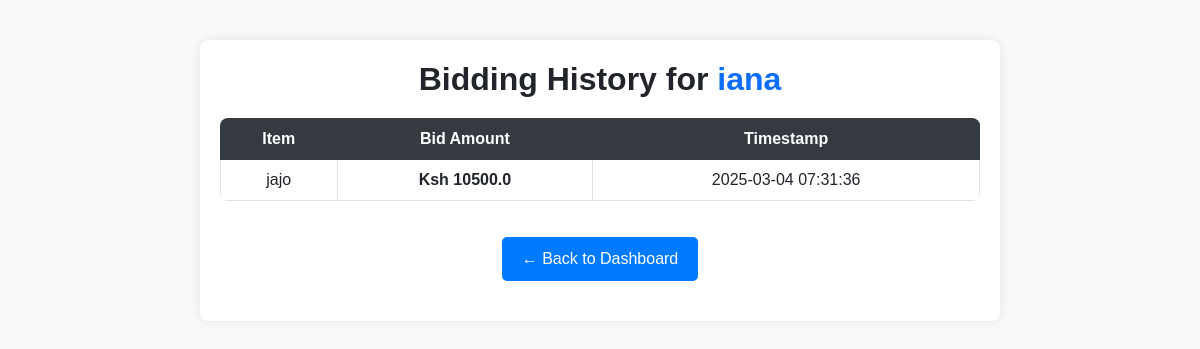
Page /admin/bids/user/2 on the earlier database version.
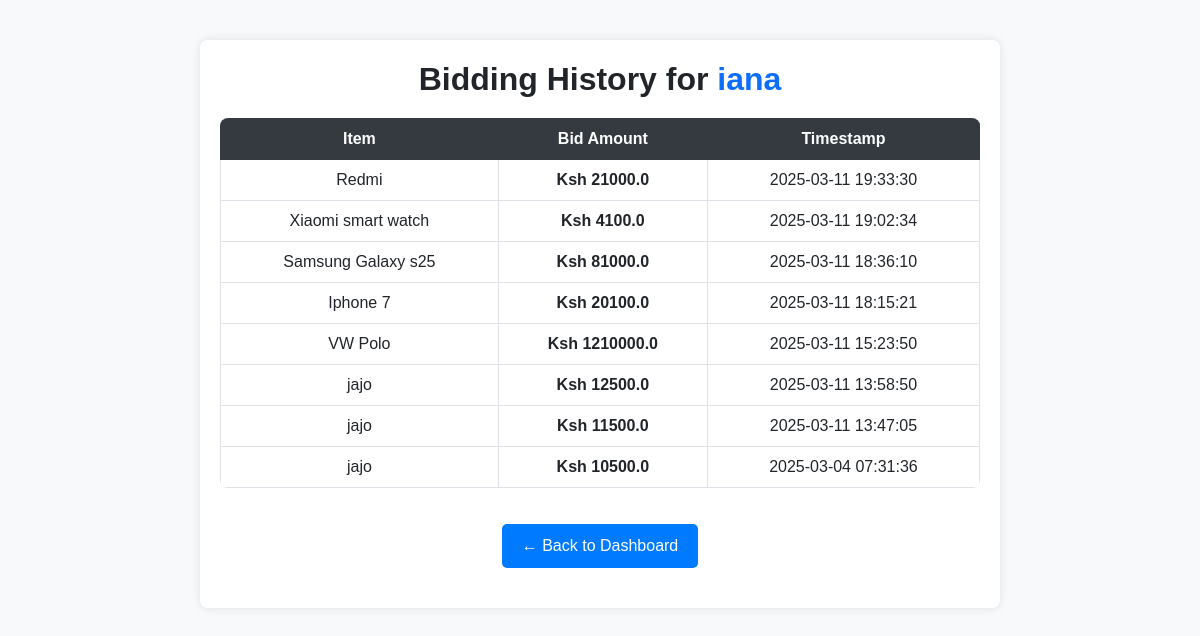
Same page on the later database version.
### models.py (models this page shows)
class Bid(db.Model):
    id = db.Column(db.Integer, primary_key=True)
    user_id = db.Column(db.Integer, db.ForeignKey('user.id'), nullable=False)
    auction_id = db.Column(db.Integer, db.ForeignKey('auction_item.id'), nullable=False)
    bid_amount = db.Column(db.Float, nullable=False)
    timestamp = db.Column(db.DateTime, default=datetime.now)
    user = db.relationship('User', backref='bids')

class AuctionItem(db.Model):
    id = db.Column(db.Integer, primary_key=True)
    title = db.Column(db.String(100), nullable=False)
    description = db.Column(db.Text, nullable=False)
    starting_price = db.Column(db.Float, nullable=False)
    image = db.Column(db.String(100), nullable=True)
    end_time = db.Column(db.DateTime(timezone=True), nullable=False, default=lambda: datetime.now(timezone.utc))
    bids = db.relationship('Bid', backref='auction_item', lazy=True)
    category = db.Column(db.String(50), nullable=False)  # New field for category
    additional_images = db.relationship('AdditionalImage', back_populates='auction_item', cascade="all, delete-orphan")
    serial_number = db.Column(db.String(50), nullable=True)
    model = db.Column(db.String(50), nullable=True)
    year_of_manufacture = db.Column(db.String(4), nullable=True)
    color = db.Column(db.String(30), nullable=True)
    primary_damage = db.Column(db.String(50), nullable=True)
    secondary_damage = db.Column(db.String(50), nullable=True)
    VIN = db.Column(db.String(17), nullable=True)
    odometer = db.Column(db.Integer, nullable=True)
    working = db.Column(db.String(10), nullable=True)  # Yes/No/Not Applicable
    sale_status = db.Column(db.String(20), default='Open')  # Open, Closed, or Sold

### app.py (the view)
@app.route('/admin/bids/user/<int:user_id>')
def view_user_bidding_history(user_id):
    if not user_id:
        return "User ID is required", 400  # Handle cases where no user is selected
    """View a specific user's bidding history."""
    user = User.query.get(user_id)  # Fetch user details
    if not user:
        flash("User not found", "danger")
        return redirect(url_for('admin_dashboard'))
    user_bids = Bid.query.filter_by(user_id=user_id).order_by(Bid.timestamp.desc()).all()
    return render_template('view_user_bidding_history.html', bids=user_bids, user=user, user_id=user_id)

### app.py (called while the page is built)
@app.context_processor
def inject_user_model():
    from models import User  # Import your User model here
    return dict(User=User)

### templates/view_user_bidding_history.html (shortened to what this page needs)
<!DOCTYPE html>
<html lang="en">
<head>
    <link href="https://cdn.jsdelivr.net/npm/bootstrap@5.3.0/dist/css/bootstrap.min.css" rel="stylesheet">
</head>
<body>
<div class="container">
    <h2>Bidding History for <span class="text-primary">{{ user.username }}</span></h2>
    <div class="table-responsive">
        <table class="table table-bordered table-hover">
            <thead class="table-dark">
                <tr>
                    <th>Item</th>
                    <th>Bid Amount</th>
                    <th>Timestamp</th>
                </tr>
            </thead>
            <tbody>
                {% for bid in bids %}
                <tr>
                    <td>{{ bid.auction_item.title }}</td>
                    <td class="bid-amount">Ksh {{ bid.bid_amount|round(2) }}</td>
                    <td>{{ bid.timestamp.strftime('%Y-%m-%d %H:%M:%S') }}</td>
                </tr>
                {% endfor %}
            </tbody>
        </table>
    </div>
    <a href="{{ url_for('admin_bid_management') }}" class="btn-back">← Back to Dashboard</a>
</div>
</body>
</html>

Differences in the rows shown:
added Bid: auction_item "Redmi", bid_amount "21000.0", timestamp "2025-03-11 19:33:30"
added Bid: auction_item "Xiaomi smart watch", bid_amount "4100.0", timestamp "2025-03-11 19:02:34"
added Bid: auction_item "Samsung Galaxy s25", bid_amount "81000.0", timestamp "2025-03-11 18:36:10"
added Bid: auction_item "Iphone 7", bid_amount "20100.0", timestamp "2025-03-11 18:15:21"
added Bid: auction_item "VW Polo", bid_amount "1210000.0", timestamp "2025-03-11 15:23:50"
added Bid: auction_item "jajo", bid_amount "12500.0", timestamp "2025-03-11 13:58:50"
added Bid: auction_item "jajo", bid_amount "11500.0", timestamp "2025-03-11 13:47:05"
